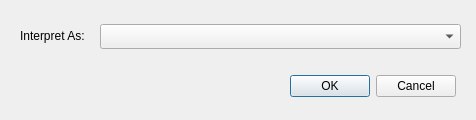
<?xml version="1.0" encoding="UTF-8"?>
<ui version="4.0">
 <class>InterpreteAsDialog</class>
 <widget class="QDialog" name="InterpreteAsDialog">
  <property name="geometry">
   <rect>
    <x>0</x>
    <y>0</y>
    <width>476</width>
    <height>120</height>
   </rect>
  </property>
  <property name="windowTitle">
   <string>Encoding</string>
  </property>
  <widget class="QComboBox" name="encodingComboBox">
   <property name="geometry">
    <rect>
     <x>100</x>
     <y>24</y>
     <width>361</width>
     <height>25</height>
    </rect>
   </property>
  </widget>
  <widget class="QDialogButtonBox" name="buttonBox">
   <property name="geometry">
    <rect>
     <x>290</x>
     <y>74</y>
     <width>166</width>
     <height>25</height>
    </rect>
   </property>
   <property name="standardButtons">
    <set>QDialogButtonBox::StandardButton::Cancel|QDialogButtonBox::StandardButton::Ok</set>
   </property>
  </widget>
  <widget class="QLabel" name="label">
   <property name="geometry">
    <rect>
     <x>20</x>
     <y>20</y>
     <width>91</width>
     <height>31</height>
    </rect>
   </property>
   <property name="text">
    <string>Interpret As:</string>
   </property>
  </widget>
 </widget>
 <resources/>
 <connections/>
</ui>
